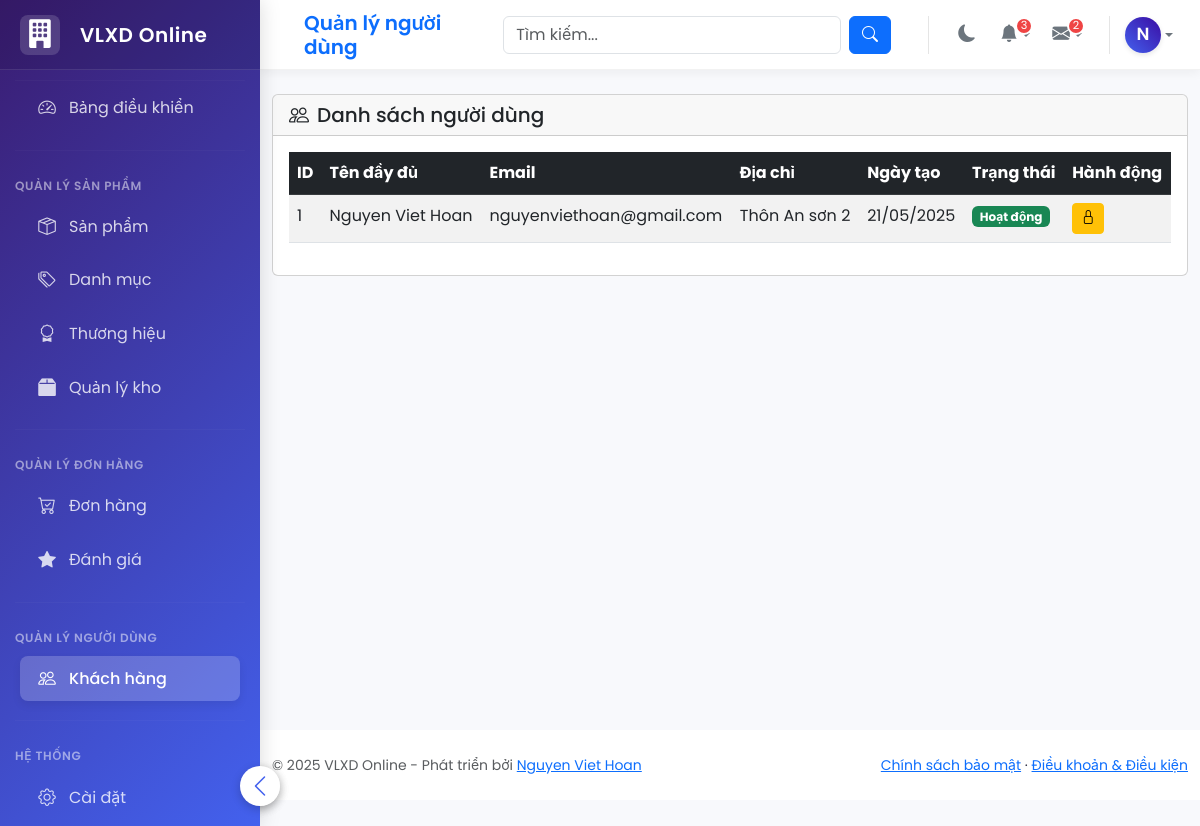
/admin/users_management/index.php (signed in), run on the app's committed database.
### tables this page shows
CREATE TABLE `users` (
  `UserID` int(11) NOT NULL,
  `FullName` varchar(100) NOT NULL,
  `Email` varchar(100) NOT NULL,
  `PasswordHash` varchar(255) NOT NULL,
  `PhoneNumber` varchar(15) DEFAULT NULL,
  `Address` text DEFAULT NULL,
  `CreatedAt` datetime DEFAULT current_timestamp(),
  `IsActive` tinyint(1) DEFAULT 1
);

### admin/users_management/index.php (the view, shortened to what this page needs)
<?php
require_once '../../config/db_connection.php';
$query = "SELECT UserID, FullName, Email, Address, CreatedAt, IsActive
          FROM Users
          ORDER BY CreatedAt DESC";
$result = $conn->query($query);
include_once '../includes/header_admin.php';
include_once '../includes/sidebar_admin.php';
?>
<div class="container-fluid mt-4">
    <div class="card mb-4">
        <div class="card-header d-flex justify-content-between align-items-center">
            <h5 class="mb-0"><i class="bi bi-people me-2"></i>Danh sách người dùng</h5>
        </div>
        <div class="card-body">
            <div class="table-responsive">
                <table class="table table-striped table-hover">
                    <thead class="table-dark">
                        <tr>
                            <th>ID</th>
                            <th>Tên đầy đủ</th>
                            <th>Email</th>
                            <th>Địa chỉ</th>
                            <th>Ngày tạo</th>
                            <th>Trạng thái</th>
                            <th>Hành động</th>
                        </tr>
                    </thead>
                    <tbody>
                        <?php
                        if ($result && $result->num_rows > 0) {
                            while($row = $result->fetch_assoc()) {
                        ?>
                        <tr>
                            <td><?php echo $row['UserID']; ?></td>
                            <td><?php echo htmlspecialchars($row['FullName']); ?></td>
                            <td><?php echo htmlspecialchars($row['Email']); ?></td>
                            <td><?php echo htmlspecialchars(substr($row['Address'] ?? 'N/A', 0, 30)) . (strlen($row['Address'] ?? '') > 30 ? '...' : ''); ?></td>
                            <td><?php echo date('d/m/Y', strtotime($row['CreatedAt'])); ?></td>
                            <td>
                                <?php if($row['IsActive'] == 1): ?>
                                    <span class="badge bg-success">Hoạt động</span>
                                <?php else: ?>
                                    <span class="badge bg-secondary">Bị khóa</span>
                                <?php endif; ?>
                            </td>
                            <td>
                                <div class="btn-group btn-group-sm">
                                    <?php if($row['IsActive'] == 1): ?>
                                        <a href="toggle_user_status.php?id=<?php echo $row['UserID']; ?>&current_status=<?php echo $row['IsActive']; ?>" class="btn btn-warning" onclick="return confirm('Bạn có chắc chắn muốn khóa người dùng này?')">
                                            <i class="bi bi-lock"></i>
                                        </a>
                                    <?php else: ?>
                                        <a href="toggle_user_status.php?id=<?php echo $row['UserID']; ?>&current_status=<?php echo $row['IsActive']; ?>" class="btn btn-success" onclick="return confirm('Bạn có chắc chắn muốn kích hoạt người dùng này?')">
                                            <i class="bi bi-unlock"></i>
                                        </a>
                                    <?php endif; ?>
                                </div>
                            </td>
                        </tr>
                        <?php
                            }
                        } else {
                        ?>
                        <tr>
                            <td colspan="7" class="text-center">Không có người dùng nào</td>
                        </tr>
                        <?php } ?>
                    </tbody>
                </table>
            </div>
        </div>
    </div>
</div>
<?php
include_once '../includes/footer_admin.php';
?>

### admin/includes/header_admin.php (style rules this page uses)
:root { --primary-color: #4361ee; --primary-light: #4895ef; --primary-dark: #3f37c9; --secondary-color: #4f5d75; --text-primary: #2b2d42; --text-secondary: #6c757d; --text-muted: #8d99ae; --text-light: #f8f9fa; --bg-primary: #f8f9fc; --bg-secondary: #f1f3f9; --bg-light: #ffffff; --bg-dark: #212529; --success: #10b981; --info: #3b82f6; --warning: #f59e0b; --danger: #ef4444; --sidebar-width: 260px; --sidebar-collapsed-width: 70px; --topbar-height: 70px; --card-shadow: 0 0.25rem 1rem rgba(47, 65, 146, 0.08); --transition-speed: 0.3s; --border-radius-sm: 0.25rem; --border-radius-md: 0.5rem; --border-radius-lg: 0.75rem; --border-radius-xl: 1rem; }
html, body { height: 100%; margin: 0; padding: 0; overflow-x: hidden; }
body { background-color: var(--bg-primary); color: var(--text-primary); font-family: 'Poppins', -apple-system, BlinkMacSystemFont, 'Segoe UI', Roboto, 'Helvetica Neue', Arial, sans-serif; font-weight: 400; line-height: 1.6; transition: background-color var(--transition-speed), color var(--transition-speed); min-height: 100vh; position: relative; display: flex; flex-direction: column; padding: 0; margin: 0; }

### data on the page
users: UserID "1", FullName "Nguyen Viet Hoan", Email "nguyenviethoan@gmail.com", Address "Thôn An sơn 2", CreatedAt "21/05/2025", IsActive "Hoạt động"

### other printed values
$admin_page_title "Quản lý người dùng"
$userInitial "N"
